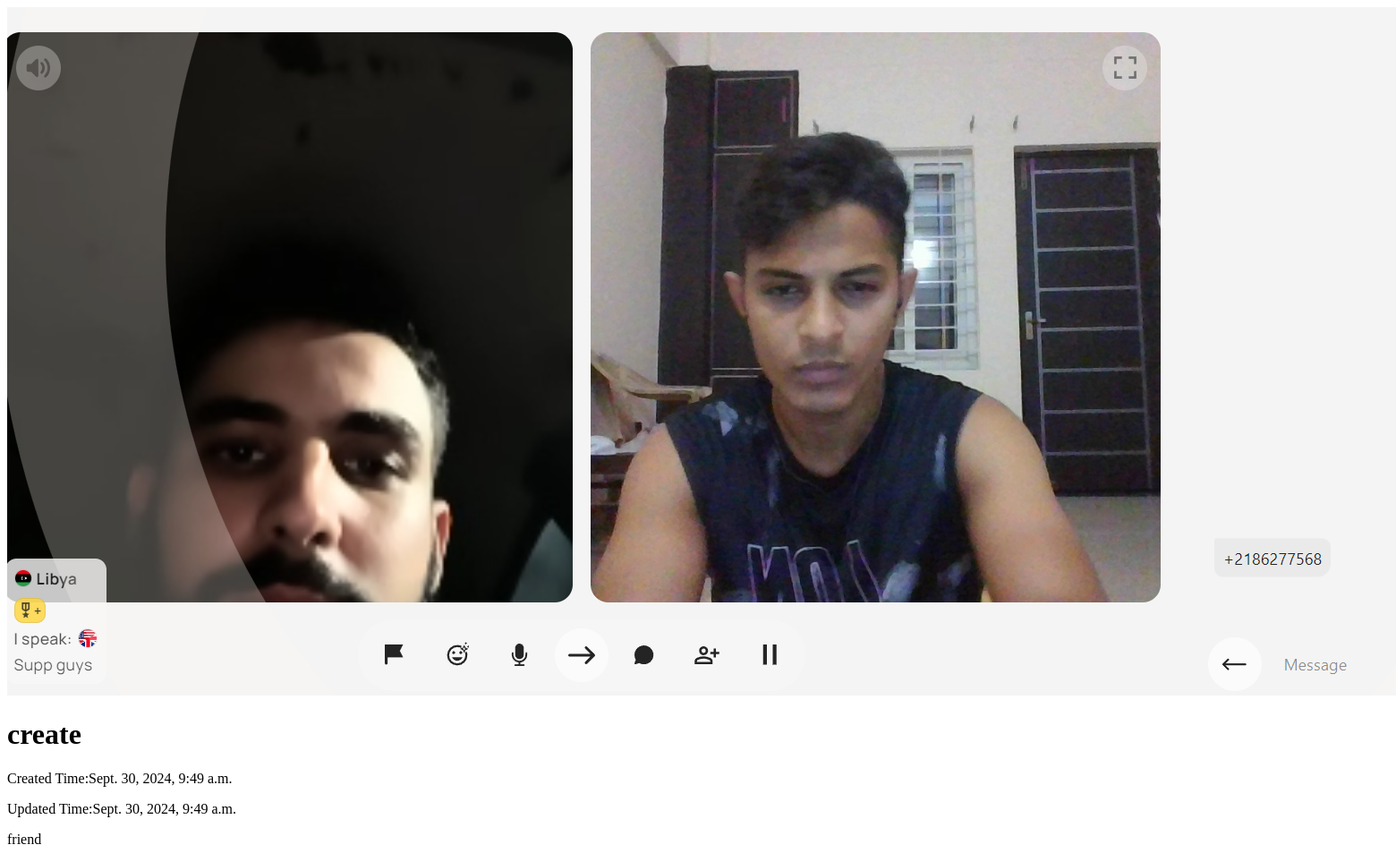
The page /detail/3/ on the database as committed earlier.
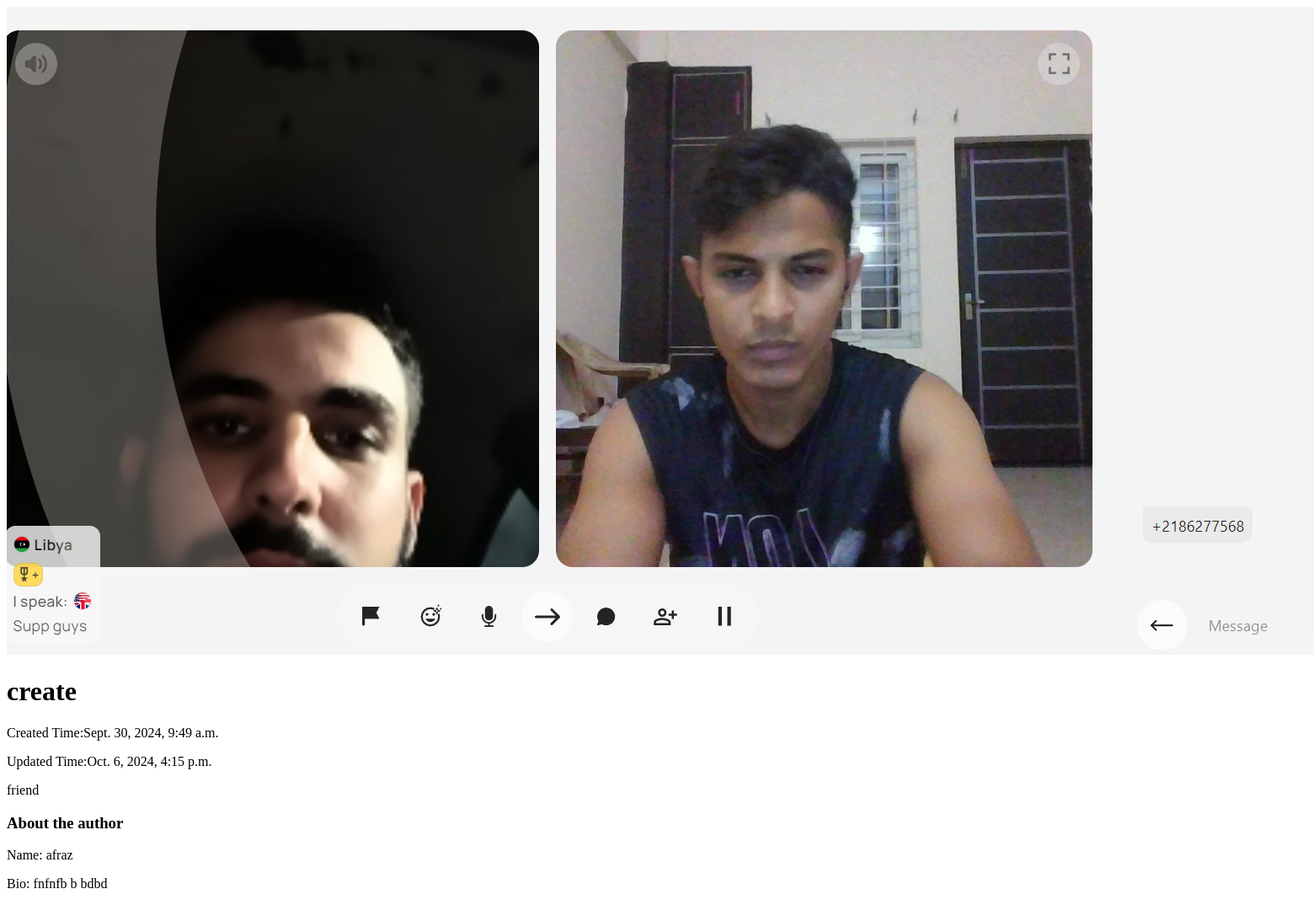
The same page on the database as committed later.
### news/models.py (models this page shows, shortened)
class News(models.Model):
    title=models.CharField(max_length=200)
    banner=models.ImageField(upload_to='news/banner')
    author=models.ForeignKey(Author,on_delete=models.CASCADE,null=True,blank=True)
    content=models.TextField(max_length=2000)
    created_time=models.DateTimeField(auto_now_add=True)
    updated_time=models.DateTimeField(auto_now=True)

### authentication/models.py (models this page shows)
class Author(AbstractUser):
    bio=models.TextField(max_length=2000)

### news/views.py (the view)
# urls.py: path("detail/<int:pk>/",detail_news,name='detail_news'),
def detail_news(request,pk):
    news=News.objects.get(id=pk)
    return render(request,"detail.html",{"news":news})

### news/templates/detail.html (shortened to what this page needs)
<!DOCTYPE html>
<html lang="en">
<head>
</head>
<body>
    <img src={{news.banner.url}} alt={{news.title}}>
    <h1>{{news.title}}</h1>
    <p>Created Time:{{news.created_time}}</p>
    <p>Updated Time:{{news.updated_time}}</p>
    <p>{{news.content}}</p>
    {% if news.author %}
    <h3>About the author</h3>
    <p>Name: {{news.author.username}}</p>
    <p>Bio: {{news.author.bio|default_if_none:"No bio"}}</p>
    {% endif %}
</body>
</html>

Rows that differ between the two databases and show on the page:
changed News "create": updated_time "Sept. 30, 2024, 9:49 a.m." → "Oct. 6, 2024, 4:15 p.m."; author_id empty → 1 (drawn); author.username (not shown) → "afraz"; author.bio (not shown) → "fnfnfb b bdbd"
Other text that changed with them:
text now shown: "About the author Name: Bio:"
